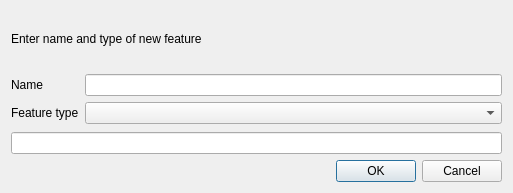
<?xml version="1.0" encoding="UTF-8"?>
<ui version="4.0">
 <class>NewFeatureDialog</class>
 <widget class="QDialog" name="NewFeatureDialog">
  <property name="geometry">
   <rect>
    <x>0</x>
    <y>0</y>
    <width>513</width>
    <height>193</height>
   </rect>
  </property>
  <property name="windowTitle">
   <string>Create new feature</string>
  </property>
  <layout class="QVBoxLayout" name="verticalLayout">
   <item>
    <widget class="QLabel" name="action_label">
     <property name="text">
      <string>Enter name and type of new feature</string>
     </property>
    </widget>
   </item>
   <item>
    <layout class="QFormLayout" name="formLayout">
     <property name="labelAlignment">
      <set>Qt::AlignLeading|Qt::AlignLeft|Qt::AlignTop</set>
     </property>
     <property name="formAlignment">
      <set>Qt::AlignLeading|Qt::AlignLeft|Qt::AlignVCenter</set>
     </property>
     <item row="0" column="0">
      <widget class="QLabel" name="nameLabel">
       <property name="text">
        <string>Name</string>
       </property>
      </widget>
     </item>
     <item row="1" column="0">
      <widget class="QLabel" name="lblFeatType">
       <property name="text">
        <string>Feature type</string>
       </property>
      </widget>
     </item>
     <item row="0" column="1">
      <widget class="QLineEdit" name="name"/>
     </item>
     <item row="1" column="1">
      <widget class="QComboBox" name="feat_type_combo"/>
     </item>
    </layout>
   </item>
   <item>
    <widget class="QLineEdit" name="feat_type"/>
   </item>
   <item>
    <widget class="QDialogButtonBox" name="buttonBox">
     <property name="orientation">
      <enum>Qt::Horizontal</enum>
     </property>
     <property name="standardButtons">
      <set>QDialogButtonBox::Cancel|QDialogButtonBox::Ok</set>
     </property>
    </widget>
   </item>
  </layout>
 </widget>
 <resources/>
 <connections>
  <connection>
   <sender>buttonBox</sender>
   <signal>accepted()</signal>
   <receiver>NewFeatureDialog</receiver>
   <slot>accept()</slot>
   <hints>
    <hint type="sourcelabel">
     <x>248</x>
     <y>254</y>
    </hint>
    <hint type="destinationlabel">
     <x>157</x>
     <y>274</y>
    </hint>
   </hints>
  </connection>
  <connection>
   <sender>buttonBox</sender>
   <signal>rejected()</signal>
   <receiver>NewFeatureDialog</receiver>
   <slot>reject()</slot>
   <hints>
    <hint type="sourcelabel">
     <x>316</x>
     <y>260</y>
    </hint>
    <hint type="destinationlabel">
     <x>286</x>
     <y>274</y>
    </hint>
   </hints>
  </connection>
 </connections>
</ui>
